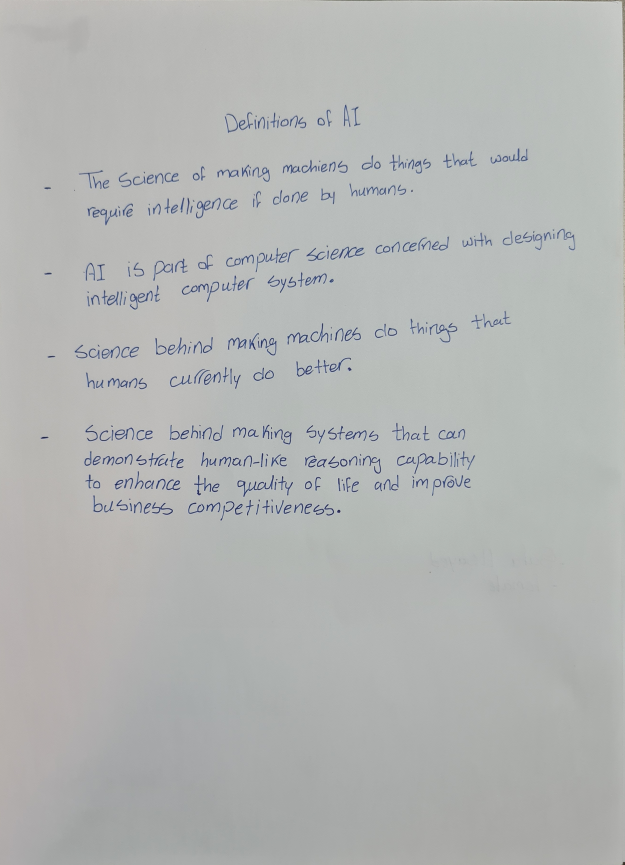
#> input picture F109.jpg, 2500 x 3460 px, found by its file name (shown at 1/4 size)
$ jupyter execute --allow-errors Task1_Raghad.ipynb   (older library calls are emulated)
#> lines starting #> are read from the running program, lines starting #| are printed output that depends on the picture
[cell 1]
import cv2
import numpy as np
from matplotlib import pyplot as plt
from skimage import feature, exposure
from matplotlib.pyplot import bar
from skimage.transform import resize
import sklearn
from sklearn.neighbors import KNeighborsClassifier
from sklearn.ensemble import RandomForestClassifier
from PIL import Image, ImageEnhance
from sklearn.svm import LinearSVC
from sklearn.svm import SVC
from imutils import paths
import os

[cell 2]
#https://scikit-image.org/docs/dev/auto_examples/features_detection/plot_local_binary_pattern.html
#https://cvexplained.wordpress.com/2020/07/22/10-7-local-binary-patterns/
#numPoints=24, radius=8
def LocalBinaryPatterns(image, eps=1e-7,numPoints=16, radius=2):
    # compute the Local Binary Pattern representation
        # of the image, and then use the LBP representation
        # to build the histogram of patterns
        #https://scikit-image.org/docs/dev/api/skimage.feature.html#local-binary-pattern
        #'uniform', the result only includes patterns where all black dots are adjacent and all white dots are adjacent. All other combinations are labeled 'non-uniform'.
        #Non-uniform results: If you look at your result more closely, there are actually 243 bins, not 242. The 243th bin lumps together all non-uniform results.
        lbp = feature.local_binary_pattern(image, numPoints,radius, method='nri_uniform')
        pinnum=lbp.ravel().max()
        (hist, edges) = np.histogram(lbp.ravel(),bins=np.arange(0,pinnum))
        # normalize the histogram
        hist = hist.astype("float")
        hist /= (hist.sum() + eps)
        # return the histogram of Local Binary Patterns
        return hist,edges

[cell 3]
def showHist(hist,edges):
    fig, ax = plt.subplots()
    ax.bar(edges[:-1], hist, width=np.diff(edges), edgecolor="red", align="edge")
    plt.show()

[cell 4]
imagePath='F109.JPG'
image = cv2.imread(imagePath)
#> image is the input picture: shape (3460, 2500, 3); mean B, G, R 179.3, 180.5, 178.3
gray = cv2.cvtColor(image, cv2.COLOR_BGR2GRAY)
hist,edges = LocalBinaryPatterns(gray)
#> in LocalBinaryPatterns, `lbp = feature.local_binary_pattern(image, numPoints,radius, method='nr..`:
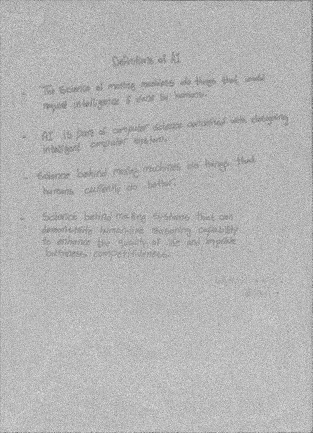
#> lbp: shape (3460, 2500) float64 (shown at 1/8 size); min 0, max 242, mean 180.8
#> in LocalBinaryPatterns, `pinnum=lbp.ravel().max()`: pinnum = 242
#> in LocalBinaryPatterns, `(hist, edges) = np.histogram(lbp.ravel(),bins=np.arange(0,pinnum))`: hist = 241 values, max 1261620 at index 240, min 2246 at index 91, mean 20805.8; edges = 242 values from 0 to 241
#> in LocalBinaryPatterns, `hist /= (hist.sum() + eps)`: hist = 241 values, max 0.252 at index 240, min 0.000448 at index 91, mean 0.00415
#> edges = 242 values from 0 to 241
print(hist.shape)
#| (241,)
showHist(hist,edges)
#> in showHist, `plt.show()`:
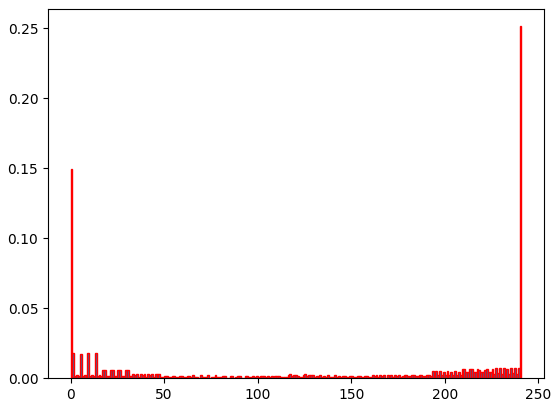
#> figure drawn by matplotlib, 1 panel; tallest bar 0.252 high, from x = 240 to 241

[cell 5]
# loop over the training images
data = []
labels = []
for imagePath in paths.list_images("training"):
    # load the image, convert it to grayscale, and describe it
    image = cv2.imread(imagePath)
    gray = cv2.cvtColor(image, cv2.COLOR_BGR2GRAY)
    hist,edges = LocalBinaryPatterns(gray)
    #print(hist.shape)
    # extract the label from the image path, then update the
    # label and data lists
    labels.append(imagePath.split(os.path.sep)[1][0])
    data.append(hist)
# train a Linear SVM on the data

[cell 6]
def preparelabels(labels):
    labels2= np.array(labels)
    msk = (labels2=='F')
    return  msk.astype(int)

[cell 7]
training_data= np.array(data,"float64")
training_lablels=preparelabels(labels)
print(training_lablels)
print(training_data.shape)

[cell 8]
model = LinearSVC(C=100.0, random_state=42)
#> (the rest of this cell did not finish here and is left out)

[cell 9]
Tdata = []
Tlabels = []
for imagePath in paths.list_images("testing"):
    # load the image, convert it to grayscale, and describe it
    image = cv2.imread(imagePath)
    gray = cv2.cvtColor(image, cv2.COLOR_BGR2GRAY)
    hist,edges = LocalBinaryPatterns(gray)
    # extract the label from the image path, then update the
    # label and data lists
    Tlabels.append(imagePath.split(os.path.sep)[1][0])
    Tdata.append(hist)

[cell 10]
testing_data= np.array(Tdata,"float64")
testing_lablels=preparelabels(Tlabels)
print(testing_lablels)
print(testing_data.shape)

[cell 11]
model = KNeighborsClassifier(n_neighbors=5)

# Train the model using the training sets
#> (the rest of this cell did not finish here and is left out)

[cell 12]
model = RandomForestClassifier(n_estimators = 500, max_features = 'sqrt', criterion = 'gini', n_jobs=-1)

# Train the model using the training sets
#> (the rest of this cell did not finish here and is left out)

[cell 13]
prediction=[]
for test_i in testing_data:
    prediction_i = model.predict(test_i.reshape(1, -1))
    prediction.append(prediction_i[0])

[cell 14]
prediction=np.array(prediction)
print(prediction)
acc = sklearn.metrics.accuracy_score(testing_lablels,prediction)
print(acc)

[cell 15]
#https://mulloverthings.com/how-do-you-extract-hog-features-in-python/
def HistogramofOrientedGradients(image):
    resized_img = resize(image, (128, 64))
    #print(resized_img.shape)
    fd, hog_image = feature.hog(resized_img, orientations=9, pixels_per_cell=(8, 8),
                    cells_per_block=(2, 2), visualize=True, multichannel=True)

    return fd
    # [9 lines of commented-out code are left out]

[cell 16]
# loop over the training images
hog_data = []
hog_labels = []
for imagePath in paths.list_images("training"):
    # load the image, convert it to grayscale, and describe it
    image = cv2.imread(imagePath)
    fd=HistogramofOrientedGradients(image)
    # extract the label from the image path, then update the
    # label and data lists
    hog_labels.append(imagePath.split(os.path.sep)[1][0])
    hog_data.append(fd)
# train a Linear SVM on the data

[cell 17]
hog_training= np.array(hog_data,"float64")
hog_training_lablels=preparelabels(hog_labels)
print(hog_training_lablels)
print(hog_training.shape)

[cell 18]
model2 = LinearSVC()
#> (the rest of this cell did not finish here and is left out)

[cell 19]
hog_Tdata = []
hog_Tlabels = []
for imagePath in paths.list_images("testing"):
    # load the image, convert it to grayscale, and describe it
    image = cv2.imread(imagePath)
    fd=HistogramofOrientedGradients(image)
    # extract the label from the image path, then update the
    # label and data lists
    hog_Tlabels.append(imagePath.split(os.path.sep)[1][0])
    hog_Tdata.append(fd)

[cell 20]
hog_testing= np.array(hog_Tdata,"float64")
hog_testing_lablels=preparelabels(hog_Tlabels)

[cell 21]
model2 = RandomForestClassifier(n_estimators = 500, max_features = 'sqrt', criterion = 'gini', n_jobs=-1)

# Train the model using the training sets
#> (the rest of this cell did not finish here and is left out)

[cell 22]
model2 = KNeighborsClassifier(n_neighbors=5)

# Train the model using the training sets
#> (the rest of this cell did not finish here and is left out)

[cell 23]
hog_prediction=[]
for test_i in hog_testing:
    prediction_i = model2.predict(test_i.reshape(1, -1))
    hog_prediction.append(prediction_i[0])

[cell 24]
hog_prediction=np.array(hog_prediction)
print(hog_prediction)
hog_acc = sklearn.metrics.accuracy_score(hog_testing_lablels,hog_prediction)
print(hog_acc)

[cell 25]
imagePath='HR.JPG'
image = cv2.imread(imagePath)
#> (the rest of this cell did not finish here and is left out)

[cell 26]
N_RHO_BINS = 7
N_ANGLE_BINS = 12
N_BINS = N_RHO_BINS * N_ANGLE_BINS
BIN_SIZE = 360 // N_ANGLE_BINS
R_INNER = 5.0
R_OUTER = 35.0
K_S = np.arange(3, 8)

[cell 27]
def preprocess_image(img_file,show_images=True,sharpness_factor = 10, bordersize = 3,):
        im = Image.open(img_file)

        enhancer = ImageEnhance.Sharpness(im)
        im_s_1 = enhancer.enhance(sharpness_factor)
        # plt.imshow(im_s_1, cmap='gray')
        # double the size of the image
        (width, height) = (im.width * 2, im.height * 2)
        im_s_1 = im_s_1.resize((width, height))

        if show_images: plt.imshow(im_s_1, cmap='gray')
        image = np.array(im_s_1)
        image = cv2.copyMakeBorder(
            image,
            top=bordersize,
            bottom=bordersize,
            left=bordersize,
            right=bordersize,
            borderType=cv2.BORDER_CONSTANT,
            value=[255, 255, 255]
        )
        orig_image = image.copy()

        image = cv2.cvtColor(image, cv2.COLOR_BGR2GRAY)
        image = cv2.GaussianBlur(image,(3,3),0)
        if show_images: plt.imshow(image, cmap='gray')
        (thresh, bw_image) = cv2.threshold(image, 128, 255, cv2.THRESH_BINARY | cv2.THRESH_OTSU)
        if show_images: plt.imshow(bw_image, cmap='gray')
        return bw_image, orig_image

[cell 28]
# [17 lines left out: function get_contour_pixels, not called in this run]

[cell 29]
def get_cold_features(img_file, show_images=False ,approx_poly_factor = 0.01):
        bw_image, _ = preprocess_image(img_file,show_images)
        contours = get_contour_pixels(bw_image,show_images)

        rho_bins_edges = np.log10(np.linspace(R_INNER, R_OUTER, N_RHO_BINS))
        feature_vectors = np.zeros((len(K_S), N_BINS))

        # print([len(cnt) for cnt in contours])
        for j, k in enumerate(K_S):
            hist = np.zeros((N_RHO_BINS, N_ANGLE_BINS))
            for cnt in contours:
                epsilon = approx_poly_factor * cv2.arcLength(cnt,True)
                cnt = cv2.approxPolyDP(cnt,epsilon,True)
                n_pixels = len(cnt)

                point_1s = np.array([point[0] for point in cnt])
                x1s, y1s = point_1s[:, 0], point_1s[:, 1]
                point_2s = np.array([cnt[(i + k) % n_pixels][0] for i in range(n_pixels)])
                x2s, y2s = point_2s[:, 0], point_2s[:, 1]

                thetas = np.degrees(np.arctan2(y2s - y1s, x2s - x1s) + np.pi)
                rhos = np.sqrt((y2s - y1s) ** 2 + (x2s - x1s) ** 2)
                rhos_log_space = np.log10(rhos)

                quantized_rhos = np.zeros(rhos.shape, dtype=int)
                for i in range(N_RHO_BINS):
                    quantized_rhos += (rhos_log_space < rho_bins_edges[i])

                for i, r_bin in enumerate(quantized_rhos):
                    theta_bin = int(thetas[i] // BIN_SIZE) % N_ANGLE_BINS
                    hist[r_bin - 1, theta_bin] += 1

            normalised_hist = hist / hist.sum()
            feature_vectors[j] = normalised_hist.flatten()

        return feature_vectors.flatten()

[cell 30]
Cold_data = []
Cold_labels = []
for imagePath in paths.list_images("training"):
    # load the image, convert it to grayscale, and describe it
    #image = cv2.imread(imagePath)
    feature_vector=get_cold_features(imagePath)
    # extract the label from the image path, then update the
    # label and data lists
    Cold_labels.append(imagePath.split(os.path.sep)[1][0])
    Cold_data.append(feature_vector)
# train a Linear SVM on the data

[cell 31]
Cold_training= np.array(Cold_data,"float64")
Cold_training_lablels=preparelabels(Cold_labels)
print(Cold_training_lablels)
print(Cold_training.shape)

[cell 32]
model3 = LinearSVC(verbose=True, C=10)
#> (the rest of this cell did not finish here and is left out)

[cell 33]
Cold_Tdata = []
Cold_Tlabels = []
for imagePath in paths.list_images("testing"):
    # load the image, convert it to grayscale, and describe it
    #image = cv2.imread(imagePath)
    feature_vector=get_cold_features(imagePath)
    # extract the label from the image path, then update the
    # label and data lists
    Cold_Tlabels.append(imagePath.split(os.path.sep)[1][0])
    Cold_Tdata.append(feature_vector)

[cell 34]
Cold_testing= np.array(Cold_Tdata,"float64")
Cold_testing_lablels=preparelabels(Cold_Tlabels)

[cell 35]
Cold_prediction=[]
for test_i in Cold_testing:
    prediction_i = model3.predict(test_i.reshape(1, -1))
    Cold_prediction.append(prediction_i[0])

[cell 36]
Cold_prediction=np.array(Cold_prediction)
print(Cold_prediction)
Cold_acc = sklearn.metrics.accuracy_score(Cold_testing_lablels,Cold_prediction)
print(Cold_acc)

[cell 37]
# [11 lines of commented-out code are left out]

#> (a cell that did not finish here is left out)

[cell 39]
imagePath='HR.JPG'
#> (the rest of this cell did not finish here and is left out)

print(features.shape)

[cell 40]
import pickle
# save the model to disk
filename = 'LBP_model.sav'
#> filename = 'LBP_model.sav'
pickle.dump(model, open(filename, 'wb'))

filename = 'HoG_model.sav'
pickle.dump(model2, open(filename, 'wb'))

filename = 'COLD_model.sav'
pickle.dump(model3, open(filename, 'wb'))

$ run again, with F1.jpg copied over F109.jpg
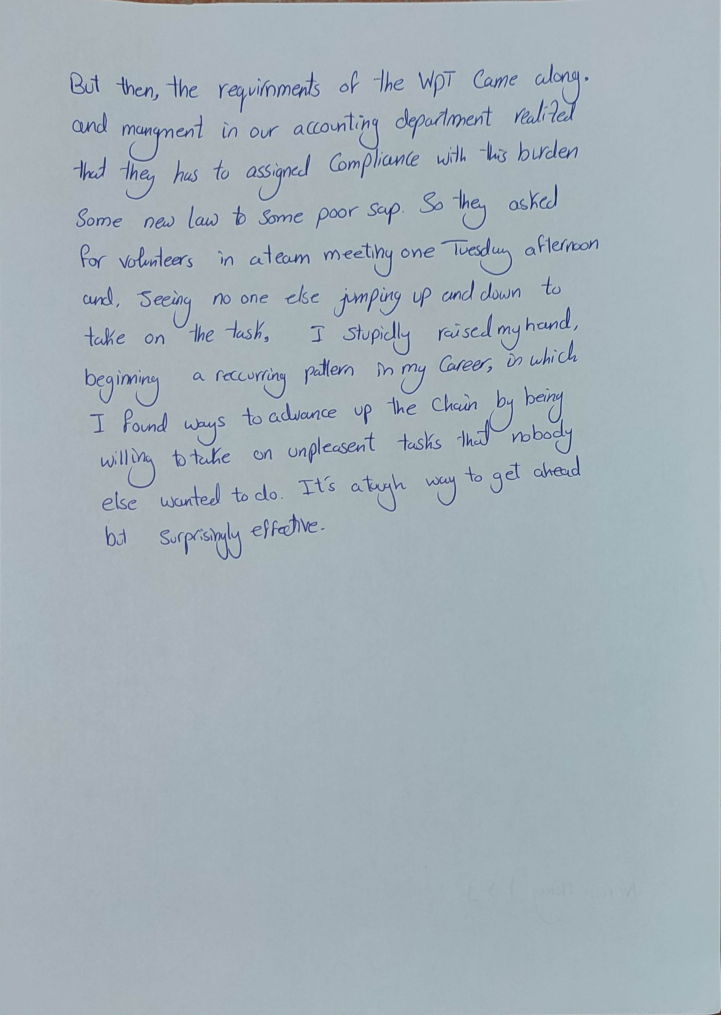
#> input picture F1.jpg, 2162 x 3045 px, found by its file name (shown at 1/3 size)
#> image is the input picture: shape (3045, 2162, 3); mean B, G, R 184.6, 176.5, 164.2
#> in LocalBinaryPatterns, `lbp = feature.local_binary_pattern(image, numPoints,radius, method='nr..`:
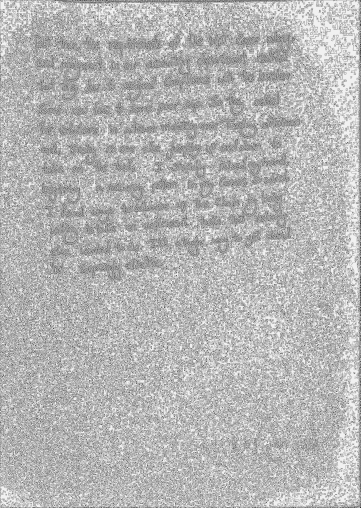
#> lbp: shape (3045, 2162) float64 (shown at 1/6 size); min 0, max 242, mean 181.5
#> pinnum = 242
#> in LocalBinaryPatterns, `(hist, edges) = np.histogram(lbp.ravel(),bins=np.arange(0,pinnum))`: hist = 241 values, max 1639049 at index 240, min 624 at index 36, mean 22227; edges = 242 values from 0 to 241
#> in LocalBinaryPatterns, `hist /= (hist.sum() + eps)`: hist = 241 values, max 0.306 at index 240, min 0.000116 at index 36, mean 0.00415
#> `hist,edges = LocalBinaryPatterns(gray)`: edges = 242 values from 0 to 241
#| (241,)
#> in showHist, `plt.show()`:
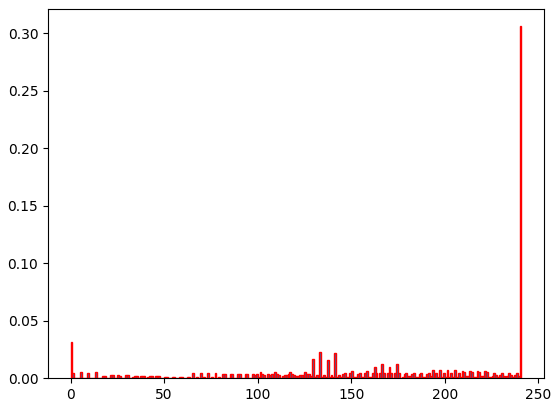
#> figure drawn by matplotlib, 1 panel; tallest bar 0.306 high, from x = 240 to 241
#> filename = 'LBP_model.sav'

$ run again, with F2.jpg copied over F109.jpg
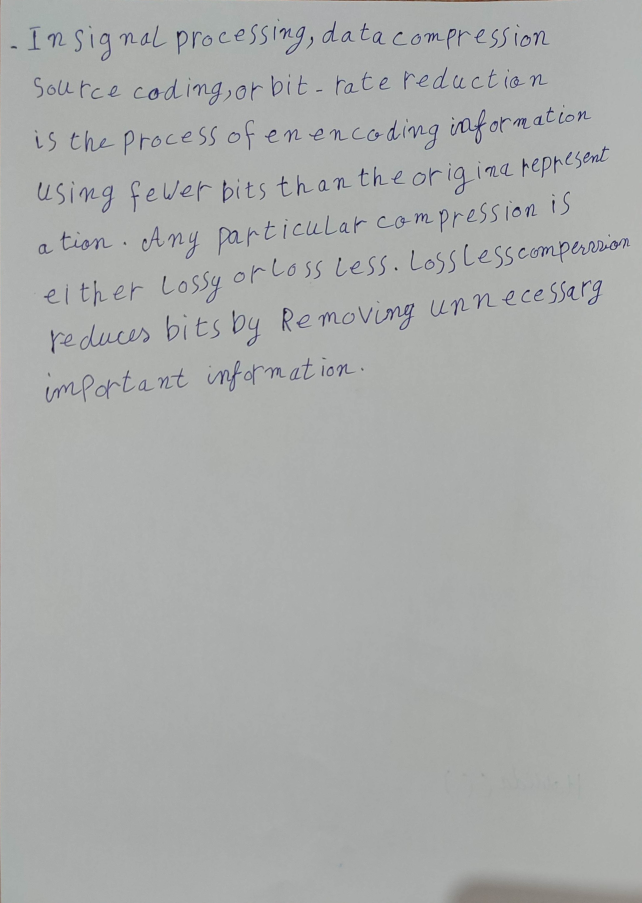
#> input picture F2.jpg, 2567 x 3612 px, found by its file name (shown at 1/4 size)
#> image is the input picture: shape (3612, 2567, 3); mean B, G, R 170.7, 171.8, 169.8
#> in LocalBinaryPatterns, `lbp = feature.local_binary_pattern(image, numPoints,radius, method='nr..`:
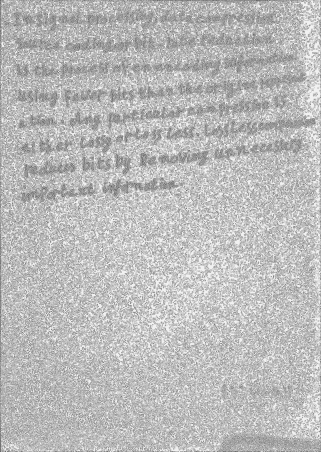
#> lbp: shape (3612, 2567) float64 (shown at 1/8 size); min 0, max 242, mean 186.9
#> pinnum = 242
#> in LocalBinaryPatterns, `(hist, edges) = np.histogram(lbp.ravel(),bins=np.arange(0,pinnum))`: hist = 241 values, max 2741054 at index 240, min 870 at index 36, mean 31581.9; edges = 242 values from 0 to 241
#> in LocalBinaryPatterns, `hist /= (hist.sum() + eps)`: hist = 241 values, max 0.36 at index 240, min 0.000114 at index 36, mean 0.00415
#> `hist,edges = LocalBinaryPatterns(gray)`: edges = 242 values from 0 to 241
#| (241,)
#> in showHist, `plt.show()`:
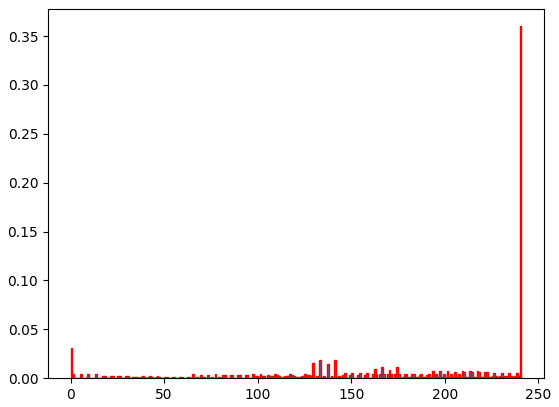
#> figure drawn by matplotlib, 1 panel; tallest bar 0.36 high, from x = 240 to 241
#> filename = 'LBP_model.sav'
